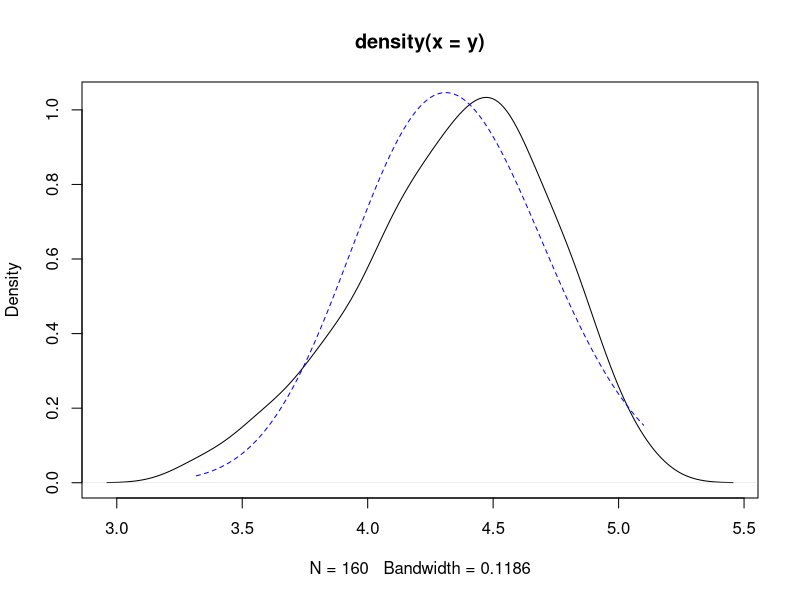

Source code (R):
## ---- chunk 1
knitr::opts_chunk$set(echo = TRUE)
## ---- chunk 2
#standard log-likelihood function
loglik_fun_norm = function(theta,y){
  mu = theta[1]
  sigma = theta[2]
  sum(dnorm(y,mu,sigma,log=TRUE))
}
#log-likelihood for sigma=exp(theta[2])
loglik_fun_norm_trans = function(theta,y){
  mu = theta[1]
  sigma = exp(theta[2])
  sum(dnorm(y,mu,sigma,log=TRUE))
}
#first we generate some random data
y = rnorm(100,mean=10,sd=3)
#using optim to get MLE
#we use the _trans function and then undo the transformation for the estimate without the transformation
fit_norm_trans = optim(c(0,0),loglik_fun_norm_trans,y=y,control=list(fnscale=-1))
fit_norm = fit_norm_trans
fit_norm$par[2] = exp(fit_norm$par[2])
#using optimHess to get the Hessian
#we use the regular log-likelihood function
fit_norm_hess = optimHess(fit_norm$par,loglik_fun_norm,y=y)
#we convert the Hessian into a variance-covariance matrix
#inversion is achieved using solve
fit_norm_vcov = solve(-fit_norm_hess)
#let's comppare the first element of this to the MLE for sigma^2 divided by n
c(fit_norm_vcov[1,1],fit_norm$par[2]^2/length(y))
## ---- chunk 3
mle_norm = function(y,vcov=TRUE){
  #takes advantage of scoping
  loglik_fun = function(theta){#scoping, looks for y one environment up
    mu = theta[1]
    sigma = theta[2]
    sum(dnorm(y,mu,sigma,log=TRUE))
  }
  #log-likelihood for sigma=exp(theta[2])
  loglik_fun_trans = function(theta){#scoping, looks for y one environment up
    mu = theta[1]
    sigma = exp(theta[2])
    sum(dnorm(y,mu,sigma,log=TRUE))
  }
  #using optim to get MLE
  #we use the _trans function and then undo the transformation for the estimate without the transformation
  fit_trans = optim(c(0,0),loglik_fun_trans,control=list(fnscale=-1)) #scoping, looks for y one environment up
  fit = fit_trans
  fit$par[2] = exp(fit$par[2])
  names(fit$par) = c("mu","sigma") #NAMES ARE GOOD
  if(!vcov){
    return(list(theta=fit$par,loglik=fit$value))
  }else{
    #using optimHess to get the Hessian
    #we use the regular log-likelihood function
    fit_hess = optimHess(fit$par,loglik_fun)#scoping, looks for y one environment up
    #we convert the Hessian into a variance-covariance matrix
    #inversion is achieved using solve
    fit_vcov = solve(-fit_hess)
    rownames(fit_vcov) = colnames(fit_vcov) = names(fit$par)#NAMES ARE COPIED HERE
    return(list(theta=fit$par,loglik=fit$value,vcov=fit_vcov))
  }
}

#test it out
mle_norm(y)
## ---- chunk 4
#standard log-likelihood function
loglik_fun_exp = function(theta,y){
  sum(dexp(y,rate=theta,log=TRUE))
}
#first we generate some random data
x = rexp(1000,rate=4)
#using optimize to get MLE because it is easier
#we use the regular log-likelihood function
fit_exp = optimize(loglik_fun_exp,c(1e-10,1e5),y=x,maximum=TRUE)
#using optimHess to get the Hessian
#we use the regular log-likelihood function
fit_exp_hess = optimHess(fit_exp$maximum,loglik_fun_exp,y=x)[1,1] #1 by 1 matrix - accessing element to get a scalar
#we convert the Hessian into a variance-covariance matrix
#inversion is achieved using solve
fit_exp_vcov = -1/fit_exp_hess
#let's comppare the first element of this to the MLE for theta^2 divided by n
c(fit_exp_vcov,fit_exp$maximum[1]^2/length(x))
## ---- chunk 5
mle_exp = function(y,vcov=TRUE){
  #takes advantage of scoping
  loglik_fun = function(theta){#scoping, looks for y one environment up
    sum(dexp(y,rate=theta,log=TRUE))
  }
  #using optimize to get MLE
  #we use the regular log-likelihood function
  fit = optimize(loglik_fun,c(1e-10,1e5),maximum=TRUE) #scoping, looks for y one environment up
  names(fit$maximum) = "theta" #NAMES ARE GOOD
  if(!vcov){
    return(list(theta=fit$maximum,loglik=fit$objective))
  }else{
    #using optimHess to get the Hessian
    #we use the regular log-likelihood function
    fit_hess = optimHess(fit$maximum,loglik_fun)[1,1] #1 by 1 matrix - accessing element to get a scalar\
    #scoping, looks for y one environment up
    #we convert the Hessian into a variance-covariance matrix
    #inversion is achieved using division
    fit_vcov = -1/fit_hess
    names(fit_vcov) = names(fit$maximum)#NAMES ARE COPIED HERE
    return(list(theta=fit$maximum,loglik=fit$objective,vcov=fit_vcov))
  }
}

#test it out
mle_exp(x)
## ---- chunk 6
data("faithful")
y = faithful$eruptions[faithful$waiting>71]
## ---- chunk 7
mle_gamma_shape_rate = function(y,vcov=TRUE){
  #takes advantage of scoping
  loglik_fun = function(theta){#scoping, looks for y one environment up
    alpha = theta[1]
    beta = theta[2]
    sum(dgamma(y,shape=alpha,rate=beta,log=TRUE))
  }
  loglik_fun_trans = function(theta){#scoping, looks for y one environment up
    alpha = exp(theta[1])
    beta = exp(theta[2])
    sum(dgamma(y,shape=alpha,rate=beta,log=TRUE))
  }
  #using optim to get MLE
  #we use the _trans function and then undo the transformation for the estimate without the transformation
  fit_trans = optim(c(0,0),loglik_fun_trans,control=list(fnscale=-1)) #scoping, looks for y one environment up
  fit = fit_trans
  fit$par[1] = exp(fit$par[1])
  fit$par[2] = exp(fit$par[2])
  names(fit$par) = c("alpha","beta") #NAMES ARE GOOD
  if(!vcov){
    return(list(theta=fit$par,loglik=fit$value))
  }else{
    #using optimHess to get the Hessian
    #we use the regular log-likelihood function
    fit_hess = optimHess(fit$par,loglik_fun)#scoping, looks for y one environment up
    #we convert the Hessian into a variance-covariance matrix
    #inversion is achieved using solve
    fit_vcov = solve(-fit_hess)
    rownames(fit_vcov) = colnames(fit_vcov) = names(fit$par)#NAMES ARE COPIED HERE
    return(list(theta=fit$par,loglik=fit$value,vcov=fit_vcov))
  }
}

## ---- chunk 8
#fitting model
fit_shape_rate = mle_gamma_shape_rate(y) 
print(fit_shape_rate)

#plotting
#let's just see if the density looks okay (spoiler alert, it does not)
plot(density(y))
y_vals_plot = seq(min(y),max(y),length.out = 1000)
dens_fitted_plot = dgamma(y_vals_plot,
                          shape=fit_shape_rate$theta["alpha"],
                          rate=fit_shape_rate$theta["beta"]
                          )
lines(dens_fitted_plot~y_vals_plot,lty=2,col="blue")
## ---- chunk 9
est_alpha = fit_shape_rate$theta["alpha"]
var_est_alpha = fit_shape_rate$vcov["alpha","alpha"]
sd_est_alpha = sqrt(var_est_alpha)
ci_alpha = est_alpha + c(-1,1)*sd_est_alpha*qnorm(0.975)
print(ci_alpha)
## ---- chunk 10
est_beta = fit_shape_rate$theta["beta"]
var_est_beta = fit_shape_rate$vcov["beta","beta"]
sd_est_beta = sqrt(var_est_beta)
ci_beta = est_beta + c(-1,1)*sd_est_beta*qnorm(0.975)
print(ci_beta)
## ---- chunk 11
mle_gamma_shape_scale = function(y,vcov=TRUE){
  #takes advantage of scoping
  loglik_fun = function(theta){#scoping, looks for y one environment up
    alpha = theta[1]
    lambda = theta[2]
    beta = 1/lambda
    sum(dgamma(y,shape=alpha,rate=beta,log=TRUE))
  }
  loglik_fun_trans = function(theta){#scoping, looks for y one environment up
    alpha = exp(theta[1])
    lambda = exp(theta[2])
    beta = 1/lambda
    sum(dgamma(y,shape=alpha,rate=beta,log=TRUE))
  }
  #using optim to get MLE
  #we use the _trans function and then undo the transformation for the estimate without the transformation
  fit_trans = optim(c(0,0),loglik_fun_trans,control=list(fnscale=-1)) #scoping, looks for y one environment up
  fit = fit_trans
  fit$par[1] = exp(fit$par[1])
  fit$par[2] = exp(fit$par[2])
  names(fit$par) = c("alpha","lambda") #NAMES ARE GOOD
  if(!vcov){
    return(list(theta=fit$par,loglik=fit$value))
  }else{
    #using optimHess to get the Hessian
    #we use the regular log-likelihood function
    fit_hess = optimHess(fit$par,loglik_fun)#scoping, looks for y one environment up
    #we convert the Hessian into a variance-covariance matrix
    #inversion is achieved using solve
    fit_vcov = solve(-fit_hess)
    rownames(fit_vcov) = colnames(fit_vcov) = names(fit$par)#NAMES ARE COPIED HERE
    return(list(theta=fit$par,loglik=fit$value,vcov=fit_vcov))
  }
}

fit_shape_scale = mle_gamma_shape_scale(y) 
print(fit_shape_scale)
print(fit_shape_rate)
